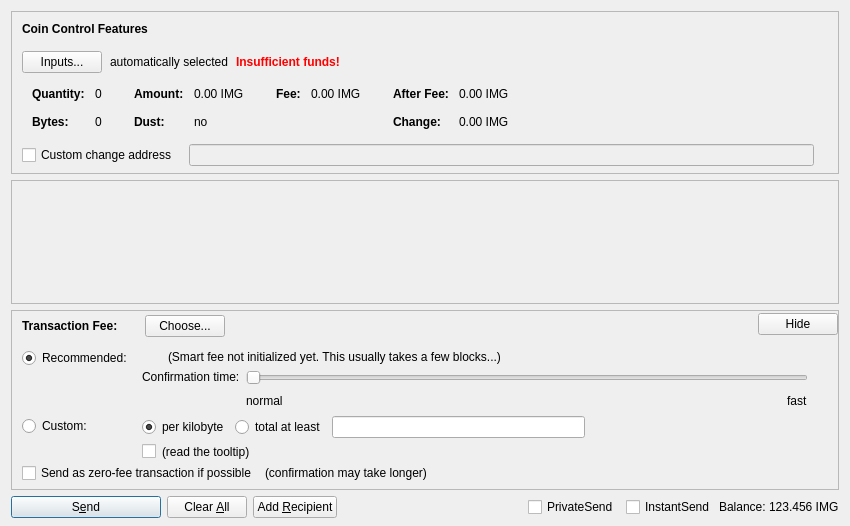
<?xml version="1.0" encoding="UTF-8"?>
<ui version="4.0">
 <class>ChatDialog</class>
 <widget class="QDialog" name="ChatDialog">
  <property name="geometry">
   <rect>
    <x>0</x>
    <y>0</y>
    <width>850</width>
    <height>526</height>
   </rect>
  </property>
  <property name="windowTitle">
   <string>Chat</string>
  </property>
  <layout class="QVBoxLayout" name="verticalLayout" stretch="0,1,0,0">
   <property name="bottomMargin">
    <number>8</number>
   </property>
   <item>
    <widget class="QFrame" name="frameCoinControl">
     <property name="sizePolicy">
      <sizepolicy hsizetype="Expanding" vsizetype="Expanding">
       <horstretch>0</horstretch>
       <verstretch>0</verstretch>
      </sizepolicy>
     </property>
     <property name="maximumSize">
      <size>
       <width>16777215</width>
       <height>16777215</height>
      </size>
     </property>
     <property name="frameShape">
      <enum>QFrame::StyledPanel</enum>
     </property>
     <property name="frameShadow">
      <enum>QFrame::Sunken</enum>
     </property>
     <layout class="QVBoxLayout" name="verticalLayoutCoinControl2">
      <property name="spacing">
       <number>0</number>
      </property>
      <property name="leftMargin">
       <number>0</number>
      </property>
      <property name="topMargin">
       <number>0</number>
      </property>
      <property name="rightMargin">
       <number>0</number>
      </property>
      <property name="bottomMargin">
       <number>6</number>
      </property>
      <item>
       <layout class="QVBoxLayout" name="verticalLayoutCoinControl" stretch="0,0,0,0,1">
        <property name="spacing">
         <number>0</number>
        </property>
        <property name="leftMargin">
         <number>10</number>
        </property>
        <property name="topMargin">
         <number>10</number>
        </property>
        <item>
         <layout class="QHBoxLayout" name="horizontalLayoutCoinControl1">
          <property name="bottomMargin">
           <number>15</number>
          </property>
          <item>
           <widget class="QLabel" name="labelCoinControlFeatures">
            <property name="sizePolicy">
             <sizepolicy hsizetype="Preferred" vsizetype="Maximum">
              <horstretch>0</horstretch>
              <verstretch>0</verstretch>
             </sizepolicy>
            </property>
            <property name="font">
             <font>
              <weight>75</weight>
              <bold>true</bold>
             </font>
            </property>
            <property name="styleSheet">
             <string notr="true">font-weight:bold;</string>
            </property>
            <property name="text">
             <string>Coin Control Features</string>
            </property>
           </widget>
          </item>
         </layout>
        </item>
        <item>
         <layout class="QHBoxLayout" name="horizontalLayoutCoinControl2" stretch="0,0,0,0">
          <property name="spacing">
           <number>8</number>
          </property>
          <property name="bottomMargin">
           <number>10</number>
          </property>
          <item>
           <widget class="QPushButton" name="pushButtonCoinControl">
            <property name="styleSheet">
             <string notr="true"/>
            </property>
            <property name="text">
             <string>Inputs...</string>
            </property>
            <property name="autoDefault">
             <bool>false</bool>
            </property>
           </widget>
          </item>
          <item>
           <widget class="QLabel" name="labelCoinControlAutomaticallySelected">
            <property name="text">
             <string>automatically selected</string>
            </property>
            <property name="margin">
             <number>5</number>
            </property>
           </widget>
          </item>
          <item>
           <widget class="QLabel" name="labelCoinControlInsuffFunds">
            <property name="font">
             <font>
              <weight>75</weight>
              <bold>true</bold>
             </font>
            </property>
            <property name="styleSheet">
             <string notr="true">color:red;font-weight:bold;</string>
            </property>
            <property name="text">
             <string>Insufficient funds!</string>
            </property>
            <property name="margin">
             <number>5</number>
            </property>
           </widget>
          </item>
          <item>
           <spacer name="horizontalSpacerCoinControl">
            <property name="orientation">
             <enum>Qt::Horizontal</enum>
            </property>
            <property name="sizeHint" stdset="0">
             <size>
              <width>40</width>
              <height>1</height>
             </size>
            </property>
           </spacer>
          </item>
         </layout>
        </item>
        <item>
         <widget class="QWidget" name="widgetCoinControl" native="true">
          <property name="sizePolicy">
           <sizepolicy hsizetype="Preferred" vsizetype="Preferred">
            <horstretch>0</horstretch>
            <verstretch>0</verstretch>
           </sizepolicy>
          </property>
          <property name="minimumSize">
           <size>
            <width>0</width>
            <height>0</height>
           </size>
          </property>
          <property name="styleSheet">
           <string notr="true"/>
          </property>
          <layout class="QHBoxLayout" name="horizontalLayoutCoinControl5">
           <property name="leftMargin">
            <number>0</number>
           </property>
           <property name="topMargin">
            <number>0</number>
           </property>
           <property name="rightMargin">
            <number>0</number>
           </property>
           <property name="bottomMargin">
            <number>0</number>
           </property>
           <item>
            <layout class="QHBoxLayout" name="horizontalLayoutCoinControl3" stretch="0,0,0,1">
             <property name="spacing">
              <number>20</number>
             </property>
             <property name="topMargin">
              <number>0</number>
             </property>
             <property name="bottomMargin">
              <number>10</number>
             </property>
             <item>
              <layout class="QFormLayout" name="formLayoutCoinControl1">
               <property name="horizontalSpacing">
                <number>10</number>
               </property>
               <property name="verticalSpacing">
                <number>14</number>
               </property>
               <property name="leftMargin">
                <number>10</number>
               </property>
               <property name="topMargin">
                <number>4</number>
               </property>
               <property name="rightMargin">
                <number>6</number>
               </property>
               <item row="0" column="0">
                <widget class="QLabel" name="labelCoinControlQuantityText">
                 <property name="font">
                  <font>
                   <weight>75</weight>
                   <bold>true</bold>
                  </font>
                 </property>
                 <property name="text">
                  <string>Quantity:</string>
                 </property>
                 <property name="margin">
                  <number>0</number>
                 </property>
                </widget>
               </item>
               <item row="0" column="1">
                <widget class="QLabel" name="labelCoinControlQuantity">
                 <property name="cursor">
                  <cursorShape>IBeamCursor</cursorShape>
                 </property>
                 <property name="contextMenuPolicy">
                  <enum>Qt::ActionsContextMenu</enum>
                 </property>
                 <property name="text">
                  <string notr="true">0</string>
                 </property>
                 <property name="margin">
                  <number>0</number>
                 </property>
                 <property name="textInteractionFlags">
                  <set>Qt::LinksAccessibleByMouse|Qt::TextSelectableByKeyboard|Qt::TextSelectableByMouse</set>
                 </property>
                </widget>
               </item>
               <item row="1" column="0">
                <widget class="QLabel" name="labelCoinControlBytesText">
                 <property name="font">
                  <font>
                   <weight>75</weight>
                   <bold>true</bold>
                  </font>
                 </property>
                 <property name="text">
                  <string>Bytes:</string>
                 </property>
                </widget>
               </item>
               <item row="1" column="1">
                <widget class="QLabel" name="labelCoinControlBytes">
                 <property name="cursor">
                  <cursorShape>IBeamCursor</cursorShape>
                 </property>
                 <property name="contextMenuPolicy">
                  <enum>Qt::ActionsContextMenu</enum>
                 </property>
                 <property name="text">
                  <string notr="true">0</string>
                 </property>
                 <property name="textInteractionFlags">
                  <set>Qt::LinksAccessibleByMouse|Qt::TextSelectableByKeyboard|Qt::TextSelectableByMouse</set>
                 </property>
                </widget>
               </item>
              </layout>
             </item>
             <item>
              <layout class="QFormLayout" name="formLayoutCoinControl2">
               <property name="horizontalSpacing">
                <number>10</number>
               </property>
               <property name="verticalSpacing">
                <number>14</number>
               </property>
               <property name="leftMargin">
                <number>6</number>
               </property>
               <property name="topMargin">
                <number>4</number>
               </property>
               <property name="rightMargin">
                <number>6</number>
               </property>
               <item row="0" column="0">
                <widget class="QLabel" name="labelCoinControlAmountText">
                 <property name="font">
                  <font>
                   <weight>75</weight>
                   <bold>true</bold>
                  </font>
                 </property>
                 <property name="text">
                  <string>Amount:</string>
                 </property>
                 <property name="margin">
                  <number>0</number>
                 </property>
                </widget>
               </item>
               <item row="0" column="1">
                <widget class="QLabel" name="labelCoinControlAmount">
                 <property name="cursor">
                  <cursorShape>IBeamCursor</cursorShape>
                 </property>
                 <property name="contextMenuPolicy">
                  <enum>Qt::ActionsContextMenu</enum>
                 </property>
                 <property name="text">
                  <string notr="true">0.00 IMG</string>
                 </property>
                 <property name="textInteractionFlags">
                  <set>Qt::LinksAccessibleByMouse|Qt::TextSelectableByKeyboard|Qt::TextSelectableByMouse</set>
                 </property>
                </widget>
               </item>
               <item row="1" column="0">
                <widget class="QLabel" name="labelCoinControlLowOutputText">
                 <property name="font">
                  <font>
                   <weight>75</weight>
                   <bold>true</bold>
                  </font>
                 </property>
                 <property name="text">
                  <string>Dust:</string>
                 </property>
                </widget>
               </item>
               <item row="1" column="1">
                <widget class="QLabel" name="labelCoinControlLowOutput">
                 <property name="cursor">
                  <cursorShape>IBeamCursor</cursorShape>
                 </property>
                 <property name="contextMenuPolicy">
                  <enum>Qt::ActionsContextMenu</enum>
                 </property>
                 <property name="text">
                  <string notr="true">no</string>
                 </property>
                 <property name="textInteractionFlags">
                  <set>Qt::LinksAccessibleByMouse|Qt::TextSelectableByKeyboard|Qt::TextSelectableByMouse</set>
                 </property>
                </widget>
               </item>
              </layout>
             </item>
             <item>
              <layout class="QFormLayout" name="formLayoutCoinControl3">
               <property name="horizontalSpacing">
                <number>10</number>
               </property>
               <property name="verticalSpacing">
                <number>14</number>
               </property>
               <property name="leftMargin">
                <number>6</number>
               </property>
               <property name="topMargin">
                <number>4</number>
               </property>
               <property name="rightMargin">
                <number>6</number>
               </property>
               <item row="0" column="0">
                <widget class="QLabel" name="labelCoinControlFeeText">
                 <property name="font">
                  <font>
                   <weight>75</weight>
                   <bold>true</bold>
                  </font>
                 </property>
                 <property name="text">
                  <string>Fee:</string>
                 </property>
                 <property name="margin">
                  <number>0</number>
                 </property>
                </widget>
               </item>
               <item row="0" column="1">
                <widget class="QLabel" name="labelCoinControlFee">
                 <property name="cursor">
                  <cursorShape>IBeamCursor</cursorShape>
                 </property>
                 <property name="contextMenuPolicy">
                  <enum>Qt::ActionsContextMenu</enum>
                 </property>
                 <property name="text">
                  <string notr="true">0.00 IMG</string>
                 </property>
                 <property name="textInteractionFlags">
                  <set>Qt::LinksAccessibleByMouse|Qt::TextSelectableByKeyboard|Qt::TextSelectableByMouse</set>
                 </property>
                </widget>
               </item>
              </layout>
             </item>
             <item>
              <layout class="QFormLayout" name="formLayoutCoinControl4">
               <property name="horizontalSpacing">
                <number>10</number>
               </property>
               <property name="verticalSpacing">
                <number>14</number>
               </property>
               <property name="leftMargin">
                <number>6</number>
               </property>
               <property name="topMargin">
                <number>4</number>
               </property>
               <property name="rightMargin">
                <number>6</number>
               </property>
               <item row="0" column="0">
                <widget class="QLabel" name="labelCoinControlAfterFeeText">
                 <property name="font">
                  <font>
                   <weight>75</weight>
                   <bold>true</bold>
                  </font>
                 </property>
                 <property name="text">
                  <string>After Fee:</string>
                 </property>
                 <property name="margin">
                  <number>0</number>
                 </property>
                </widget>
               </item>
               <item row="0" column="1">
                <widget class="QLabel" name="labelCoinControlAfterFee">
                 <property name="cursor">
                  <cursorShape>IBeamCursor</cursorShape>
                 </property>
                 <property name="contextMenuPolicy">
                  <enum>Qt::ActionsContextMenu</enum>
                 </property>
                 <property name="text">
                  <string notr="true">0.00 IMG</string>
                 </property>
                 <property name="textInteractionFlags">
                  <set>Qt::LinksAccessibleByMouse|Qt::TextSelectableByKeyboard|Qt::TextSelectableByMouse</set>
                 </property>
                </widget>
               </item>
               <item row="1" column="0">
                <widget class="QLabel" name="labelCoinControlChangeText">
                 <property name="font">
                  <font>
                   <weight>75</weight>
                   <bold>true</bold>
                  </font>
                 </property>
                 <property name="text">
                  <string>Change:</string>
                 </property>
                </widget>
               </item>
               <item row="1" column="1">
                <widget class="QLabel" name="labelCoinControlChange">
                 <property name="cursor">
                  <cursorShape>IBeamCursor</cursorShape>
                 </property>
                 <property name="contextMenuPolicy">
                  <enum>Qt::ActionsContextMenu</enum>
                 </property>
                 <property name="text">
                  <string notr="true">0.00 IMG</string>
                 </property>
                 <property name="textInteractionFlags">
                  <set>Qt::LinksAccessibleByMouse|Qt::TextSelectableByKeyboard|Qt::TextSelectableByMouse</set>
                 </property>
                </widget>
               </item>
              </layout>
             </item>
            </layout>
           </item>
          </layout>
         </widget>
        </item>
        <item>
         <layout class="QHBoxLayout" name="horizontalLayoutCoinControl4" stretch="0,0,0">
          <property name="spacing">
           <number>12</number>
          </property>
          <property name="sizeConstraint">
           <enum>QLayout::SetDefaultConstraint</enum>
          </property>
          <property name="topMargin">
           <number>5</number>
          </property>
          <property name="rightMargin">
           <number>5</number>
          </property>
          <item>
           <widget class="QCheckBox" name="checkBoxCoinControlChange">
            <property name="toolTip">
             <string>If this is activated, but the change address is empty or invalid, change will be sent to a newly generated address.</string>
            </property>
            <property name="text">
             <string>Custom change address</string>
            </property>
           </widget>
          </item>
          <item>
           <widget class="QValidatedLineEdit" name="lineEditCoinControlChange">
            <property name="enabled">
             <bool>false</bool>
            </property>
            <property name="sizePolicy">
             <sizepolicy hsizetype="Expanding" vsizetype="Fixed">
              <horstretch>0</horstretch>
              <verstretch>0</verstretch>
             </sizepolicy>
            </property>
           </widget>
          </item>
          <item>
           <widget class="QLabel" name="labelCoinControlChangeLabel">
            <property name="sizePolicy">
             <sizepolicy hsizetype="Preferred" vsizetype="Expanding">
              <horstretch>0</horstretch>
              <verstretch>0</verstretch>
             </sizepolicy>
            </property>
            <property name="minimumSize">
             <size>
              <width>0</width>
              <height>0</height>
             </size>
            </property>
            <property name="text">
             <string/>
            </property>
            <property name="margin">
             <number>3</number>
            </property>
           </widget>
          </item>
         </layout>
        </item>
        <item>
         <spacer name="verticalSpacerCoinControl">
          <property name="orientation">
           <enum>Qt::Vertical</enum>
          </property>
          <property name="sizeHint" stdset="0">
           <size>
            <width>800</width>
            <height>1</height>
           </size>
          </property>
         </spacer>
        </item>
       </layout>
      </item>
     </layout>
    </widget>
   </item>
   <item>
    <widget class="QScrollArea" name="scrollArea">
     <property name="widgetResizable">
      <bool>true</bool>
     </property>
     <widget class="QWidget" name="scrollAreaWidgetContents">
      <property name="geometry">
       <rect>
        <x>0</x>
        <y>0</y>
        <width>830</width>
        <height>69</height>
       </rect>
      </property>
      <layout class="QVBoxLayout" name="verticalLayout_2" stretch="0,1">
       <property name="leftMargin">
        <number>0</number>
       </property>
       <property name="topMargin">
        <number>0</number>
       </property>
       <property name="rightMargin">
        <number>0</number>
       </property>
       <property name="bottomMargin">
        <number>0</number>
       </property>
       <item>
        <layout class="QVBoxLayout" name="entries">
         <property name="spacing">
          <number>6</number>
         </property>
        </layout>
       </item>
       <item>
        <spacer name="verticalSpacer">
         <property name="orientation">
          <enum>Qt::Vertical</enum>
         </property>
         <property name="sizeHint" stdset="0">
          <size>
           <width>20</width>
           <height>40</height>
          </size>
         </property>
        </spacer>
       </item>
      </layout>
     </widget>
    </widget>
   </item>
   <item>
    <widget class="QFrame" name="frameFee">
     <property name="sizePolicy">
      <sizepolicy hsizetype="Expanding" vsizetype="Expanding">
       <horstretch>0</horstretch>
       <verstretch>0</verstretch>
      </sizepolicy>
     </property>
     <property name="maximumSize">
      <size>
       <width>16777215</width>
       <height>16777215</height>
      </size>
     </property>
     <property name="frameShape">
      <enum>QFrame::StyledPanel</enum>
     </property>
     <property name="frameShadow">
      <enum>QFrame::Sunken</enum>
     </property>
     <layout class="QVBoxLayout" name="verticalLayoutFee1">
      <property name="spacing">
       <number>0</number>
      </property>
      <property name="leftMargin">
       <number>0</number>
      </property>
      <property name="topMargin">
       <number>0</number>
      </property>
      <property name="rightMargin">
       <number>0</number>
      </property>
      <property name="bottomMargin">
       <number>0</number>
      </property>
      <item>
       <layout class="QVBoxLayout" name="verticalLayoutFee2" stretch="0,0,0">
        <property name="spacing">
         <number>0</number>
        </property>
        <property name="leftMargin">
         <number>10</number>
        </property>
        <property name="topMargin">
         <number>0</number>
        </property>
        <item>
         <layout class="QHBoxLayout" name="horizontalLayoutFee1">
          <property name="bottomMargin">
           <number>0</number>
          </property>
          <item>
           <layout class="QVBoxLayout" name="verticalLayoutFee7">
            <property name="spacing">
             <number>0</number>
            </property>
            <item>
             <spacer name="verticalSpacerSmartFee">
              <property name="orientation">
               <enum>Qt::Vertical</enum>
              </property>
              <property name="sizeType">
               <enum>QSizePolicy::Fixed</enum>
              </property>
              <property name="sizeHint" stdset="0">
               <size>
                <width>1</width>
                <height>4</height>
               </size>
              </property>
             </spacer>
            </item>
            <item>
             <layout class="QHBoxLayout" name="horizontalLayoutSmartFee">
              <property name="spacing">
               <number>10</number>
              </property>
              <item>
               <widget class="QLabel" name="labelFeeHeadline">
                <property name="sizePolicy">
                 <sizepolicy hsizetype="Preferred" vsizetype="Maximum">
                  <horstretch>0</horstretch>
                  <verstretch>0</verstretch>
                 </sizepolicy>
                </property>
                <property name="font">
                 <font>
                  <weight>75</weight>
                  <bold>true</bold>
                 </font>
                </property>
                <property name="styleSheet">
                 <string notr="true">font-weight:bold;</string>
                </property>
                <property name="text">
                 <string>Transaction Fee:</string>
                </property>
               </widget>
              </item>
              <item>
               <widget class="QLabel" name="labelFeeMinimized">
                <property name="text">
                 <string/>
                </property>
               </widget>
              </item>
              <item>
               <widget class="QPushButton" name="buttonChooseFee">
                <property name="text">
                 <string>Choose...</string>
                </property>
               </widget>
              </item>
             </layout>
            </item>
            <item>
             <spacer name="verticalSpacer_5">
              <property name="orientation">
               <enum>Qt::Vertical</enum>
              </property>
              <property name="sizeHint" stdset="0">
               <size>
                <width>1</width>
                <height>1</height>
               </size>
              </property>
             </spacer>
            </item>
           </layout>
          </item>
          <item>
           <spacer name="horizontalSpacer_4">
            <property name="orientation">
             <enum>Qt::Horizontal</enum>
            </property>
            <property name="sizeHint" stdset="0">
             <size>
              <width>40</width>
              <height>20</height>
             </size>
            </property>
           </spacer>
          </item>
          <item>
           <widget class="QPushButton" name="buttonMinimizeFee">
            <property name="toolTip">
             <string>collapse fee-settings</string>
            </property>
            <property name="text">
             <string>Hide</string>
            </property>
           </widget>
          </item>
         </layout>
        </item>
        <item>
         <widget class="QFrame" name="frameFeeSelection">
          <layout class="QVBoxLayout" name="verticalLayoutFee12">
           <property name="spacing">
            <number>0</number>
           </property>
           <property name="leftMargin">
            <number>0</number>
           </property>
           <property name="topMargin">
            <number>0</number>
           </property>
           <property name="rightMargin">
            <number>0</number>
           </property>
           <property name="bottomMargin">
            <number>0</number>
           </property>
           <item>
            <layout class="QGridLayout" name="gridLayoutFee">
             <property name="topMargin">
              <number>10</number>
             </property>
             <property name="bottomMargin">
              <number>4</number>
             </property>
             <property name="horizontalSpacing">
              <number>10</number>
             </property>
             <property name="verticalSpacing">
              <number>4</number>
             </property>
             <item row="1" column="1">
              <layout class="QVBoxLayout" name="verticalLayoutFee8">
               <property name="spacing">
                <number>6</number>
               </property>
               <item>
                <layout class="QHBoxLayout" name="horizontalLayoutFee13">
                 <item>
                  <widget class="QRadioButton" name="radioCustomPerKilobyte">
                   <property name="toolTip">
                    <string>If the custom fee is set to 1000 duffs and the transaction is only 250 bytes, then &quot;per kilobyte&quot; only pays 250 duffs in fee,&lt;br /&gt;while &quot;at least&quot; pays 1000 duffs. For transactions bigger than a kilobyte both pay by kilobyte.</string>
                   </property>
                   <property name="text">
                    <string>per kilobyte</string>
                   </property>
                   <property name="checked">
                    <bool>true</bool>
                   </property>
                   <attribute name="buttonGroup">
                    <string notr="true">groupCustomFee</string>
                   </attribute>
                  </widget>
                 </item>
                 <item>
                  <widget class="QRadioButton" name="radioCustomAtLeast">
                   <property name="toolTip">
                    <string>If the custom fee is set to 1000 duffs and the transaction is only 250 bytes, then &quot;per kilobyte&quot; only pays 250 duffs in fee,&lt;br /&gt;while &quot;total at least&quot; pays 1000 duffs. For transactions bigger than a kilobyte both pay by kilobyte.</string>
                   </property>
                   <property name="text">
                    <string>total at least</string>
                   </property>
                   <attribute name="buttonGroup">
                    <string notr="true">groupCustomFee</string>
                   </attribute>
                  </widget>
                 </item>
                 <item>
                  <widget class="BitcoinAmountField" name="customFee"/>
                 </item>
                 <item>
                  <spacer name="horizontalSpacer_6">
                   <property name="orientation">
                    <enum>Qt::Horizontal</enum>
                   </property>
                   <property name="sizeHint" stdset="0">
                    <size>
                     <width>1</width>
                     <height>1</height>
                    </size>
                   </property>
                  </spacer>
                 </item>
                </layout>
               </item>
               <item>
                <layout class="QHBoxLayout" name="horizontalLayoutFee8">
                 <item>
                  <widget class="QCheckBox" name="checkBoxMinimumFee">
                   <property name="toolTip">
                    <string>Paying only the minimum fee is just fine as long as there is less transaction volume than space in the blocks.&lt;br /&gt;But be aware that this can end up in a never confirming transaction once there is more demand for dash transactions than the network can process.</string>
                   </property>
                   <property name="text">
                    <string/>
                   </property>
                  </widget>
                 </item>
                 <item>
                  <widget class="QLabel" name="labelMinFeeWarning">
                   <property name="enabled">
                    <bool>true</bool>
                   </property>
                   <property name="toolTip">
                    <string>Paying only the minimum fee is just fine as long as there is less transaction volume than space in the blocks.&lt;br /&gt;But be aware that this can end up in a never confirming transaction once there is more demand for dash transactions than the network can process.</string>
                   </property>
                   <property name="text">
                    <string>(read the tooltip)</string>
                   </property>
                   <property name="margin">
                    <number>5</number>
                   </property>
                  </widget>
                 </item>
                 <item>
                  <spacer name="horizontalSpacer_2">
                   <property name="orientation">
                    <enum>Qt::Horizontal</enum>
                   </property>
                   <property name="sizeHint" stdset="0">
                    <size>
                     <width>1</width>
                     <height>1</height>
                    </size>
                   </property>
                  </spacer>
                 </item>
                </layout>
               </item>
              </layout>
             </item>
             <item row="0" column="0">
              <layout class="QVBoxLayout" name="verticalLayoutFee4" stretch="0,1">
               <item>
                <widget class="QRadioButton" name="radioSmartFee">
                 <property name="text">
                  <string>Recommended:</string>
                 </property>
                 <property name="checked">
                  <bool>true</bool>
                 </property>
                 <attribute name="buttonGroup">
                  <string notr="true">groupFee</string>
                 </attribute>
                </widget>
               </item>
               <item>
                <spacer name="verticalSpacer_2">
                 <property name="orientation">
                  <enum>Qt::Vertical</enum>
                 </property>
                 <property name="sizeHint" stdset="0">
                  <size>
                   <width>1</width>
                   <height>1</height>
                  </size>
                 </property>
                </spacer>
               </item>
              </layout>
             </item>
             <item row="1" column="0">
              <layout class="QVBoxLayout" name="verticalLayoutFee9" stretch="0,1">
               <item>
                <widget class="QRadioButton" name="radioCustomFee">
                 <property name="text">
                  <string>Custom:</string>
                 </property>
                 <attribute name="buttonGroup">
                  <string notr="true">groupFee</string>
                 </attribute>
                </widget>
               </item>
               <item>
                <spacer name="verticalSpacer_6">
                 <property name="orientation">
                  <enum>Qt::Vertical</enum>
                 </property>
                 <property name="sizeHint" stdset="0">
                  <size>
                   <width>1</width>
                   <height>1</height>
                  </size>
                 </property>
                </spacer>
               </item>
              </layout>
             </item>
             <item row="0" column="1">
              <layout class="QVBoxLayout" name="verticalLayoutFee3" stretch="0,0,1">
               <property name="spacing">
                <number>6</number>
               </property>
               <property name="topMargin">
                <number>2</number>
               </property>
               <item>
                <layout class="QHBoxLayout" name="horizontalLayoutFee12">
                 <item>
                  <widget class="QLabel" name="labelSmartFee">
                   <property name="text">
                    <string/>
                   </property>
                   <property name="margin">
                    <number>2</number>
                   </property>
                  </widget>
                 </item>
                 <item>
                  <widget class="QLabel" name="labelFeeEstimation">
                   <property name="text">
                    <string/>
                   </property>
                  </widget>
                 </item>
                 <item>
                  <widget class="QLabel" name="labelSmartFee2">
                   <property name="text">
                    <string>(Smart fee not initialized yet. This usually takes a few blocks...)</string>
                   </property>
                   <property name="margin">
                    <number>2</number>
                   </property>
                  </widget>
                 </item>
                 <item>
                  <spacer name="horizontalSpacer_5">
                   <property name="orientation">
                    <enum>Qt::Horizontal</enum>
                   </property>
                   <property name="sizeHint" stdset="0">
                    <size>
                     <width>1</width>
                     <height>1</height>
                    </size>
                   </property>
                  </spacer>
                 </item>
                </layout>
               </item>
               <item>
                <layout class="QHBoxLayout" name="horizontalLayoutFee9">
                 <item>
                  <layout class="QVBoxLayout" name="verticalLayoutFee6">
                   <item>
                    <widget class="QLabel" name="labelSmartFee3">
                     <property name="text">
                      <string>Confirmation time:</string>
                     </property>
                     <property name="margin">
                      <number>2</number>
                     </property>
                    </widget>
                   </item>
                   <item>
                    <spacer name="verticalSpacer_3">
                     <property name="orientation">
                      <enum>Qt::Vertical</enum>
                     </property>
                     <property name="sizeHint" stdset="0">
                      <size>
                       <width>1</width>
                       <height>1</height>
                      </size>
                     </property>
                    </spacer>
                   </item>
                  </layout>
                 </item>
                 <item>
                  <layout class="QVBoxLayout" name="verticalLayoutFee5">
                   <property name="rightMargin">
                    <number>30</number>
                   </property>
                   <item>
                    <widget class="QSlider" name="sliderSmartFee">
                     <property name="minimum">
                      <number>0</number>
                     </property>
                     <property name="maximum">
                      <number>24</number>
                     </property>
                     <property name="pageStep">
                      <number>1</number>
                     </property>
                     <property name="value">
                      <number>0</number>
                     </property>
                     <property name="orientation">
                      <enum>Qt::Horizontal</enum>
                     </property>
                     <property name="invertedAppearance">
                      <bool>false</bool>
                     </property>
                     <property name="invertedControls">
                      <bool>false</bool>
                     </property>
                     <property name="tickPosition">
                      <enum>QSlider::NoTicks</enum>
                     </property>
                    </widget>
                   </item>
                   <item>
                    <layout class="QHBoxLayout" name="horizontalLayoutFee10">
                     <item>
                      <widget class="QLabel" name="labelSmartFeeNormal">
                       <property name="text">
                        <string>normal</string>
                       </property>
                      </widget>
                     </item>
                     <item>
                      <spacer name="horizontalSpacer_3">
                       <property name="orientation">
                        <enum>Qt::Horizontal</enum>
                       </property>
                       <property name="sizeHint" stdset="0">
                        <size>
                         <width>40</width>
                         <height>20</height>
                        </size>
                       </property>
                      </spacer>
                     </item>
                     <item>
                      <widget class="QLabel" name="labelSmartFeeFast">
                       <property name="text">
                        <string>fast</string>
                       </property>
                      </widget>
                     </item>
                    </layout>
                   </item>
                  </layout>
                 </item>
                </layout>
               </item>
               <item>
                <spacer name="verticalSpacer_4">
                 <property name="orientation">
                  <enum>Qt::Vertical</enum>
                 </property>
                 <property name="sizeHint" stdset="0">
                  <size>
                   <width>1</width>
                   <height>1</height>
                  </size>
                 </property>
                </spacer>
               </item>
              </layout>
             </item>
            </layout>
           </item>
           <item>
            <layout class="QHBoxLayout" name="horizontalLayoutFee5" stretch="0,0,0">
             <property name="spacing">
              <number>8</number>
             </property>
             <property name="bottomMargin">
              <number>4</number>
             </property>
             <item>
              <widget class="QCheckBox" name="checkBoxFreeTx">
               <property name="text">
                <string>Send as zero-fee transaction if possible</string>
               </property>
              </widget>
             </item>
             <item>
              <widget class="QLabel" name="labelFreeTx">
               <property name="text">
                <string>(confirmation may take longer)</string>
               </property>
               <property name="margin">
                <number>5</number>
               </property>
              </widget>
             </item>
             <item>
              <spacer name="horizontalSpacerFee5">
               <property name="orientation">
                <enum>Qt::Horizontal</enum>
               </property>
               <property name="sizeHint" stdset="0">
                <size>
                 <width>1</width>
                 <height>1</height>
                </size>
               </property>
              </spacer>
             </item>
            </layout>
           </item>
           <item>
            <spacer name="verticalSpacerFee2">
             <property name="orientation">
              <enum>Qt::Vertical</enum>
             </property>
             <property name="sizeHint" stdset="0">
              <size>
               <width>1</width>
               <height>1</height>
              </size>
             </property>
            </spacer>
           </item>
          </layout>
         </widget>
        </item>
        <item>
         <spacer name="verticalSpacerFee">
          <property name="orientation">
           <enum>Qt::Vertical</enum>
          </property>
          <property name="sizeHint" stdset="0">
           <size>
            <width>800</width>
            <height>1</height>
           </size>
          </property>
         </spacer>
        </item>
       </layout>
      </item>
     </layout>
    </widget>
   </item>
   <item>
    <layout class="QHBoxLayout" name="horizontalLayout">
     <item>
      <widget class="QPushButton" name="sendButton">
       <property name="minimumSize">
        <size>
         <width>150</width>
         <height>0</height>
        </size>
       </property>
       <property name="toolTip">
        <string>Confirm the send action</string>
       </property>
       <property name="text">
        <string>S&amp;end</string>
       </property>
       <property name="autoDefault">
        <bool>false</bool>
       </property>
       <property name="default">
        <bool>true</bool>
       </property>
      </widget>
     </item>
     <item>
      <widget class="QPushButton" name="clearButton">
       <property name="sizePolicy">
        <sizepolicy hsizetype="Minimum" vsizetype="Fixed">
         <horstretch>0</horstretch>
         <verstretch>0</verstretch>
        </sizepolicy>
       </property>
       <property name="toolTip">
        <string>Clear all fields of the form.</string>
       </property>
       <property name="text">
        <string>Clear &amp;All</string>
       </property>
       <property name="autoDefault">
        <bool>false</bool>
       </property>
      </widget>
     </item>
     <item>
      <widget class="QPushButton" name="addButton">
       <property name="toolTip">
        <string>Send to multiple recipients at once</string>
       </property>
       <property name="text">
        <string>Add &amp;Recipient</string>
       </property>
       <property name="autoDefault">
        <bool>false</bool>
       </property>
      </widget>
     </item>
     <item>
      <spacer name="horizontalSpacer">
       <property name="orientation">
        <enum>Qt::Horizontal</enum>
       </property>
       <property name="sizeHint" stdset="0">
        <size>
         <width>40</width>
         <height>20</height>
        </size>
       </property>
      </spacer>
     </item>
     <item>
      <layout class="QHBoxLayout" name="horizontalLayout_2">
       <property name="spacing">
        <number>3</number>
       </property>
       <item>
        <widget class="QCheckBox" name="checkUsePrivateSend">
         <property name="minimumSize">
          <size>
           <width>95</width>
           <height>0</height>
          </size>
         </property>
         <property name="text">
          <string>PrivateSend</string>
         </property>
         <property name="checked">
          <bool>false</bool>
         </property>
        </widget>
       </item>
       <item>
        <widget class="QCheckBox" name="checkUseInstantSend">
         <property name="enabled">
          <bool>true</bool>
         </property>
         <property name="minimumSize">
          <size>
           <width>85</width>
           <height>0</height>
          </size>
         </property>
         <property name="text">
          <string>InstantSend</string>
         </property>
        </widget>
       </item>
       <item>
        <widget class="QLabel" name="label">
         <property name="text">
          <string>Balance:</string>
         </property>
        </widget>
       </item>
       <item>
        <widget class="QLabel" name="labelBalance">
         <property name="sizePolicy">
          <sizepolicy hsizetype="Preferred" vsizetype="Fixed">
           <horstretch>0</horstretch>
           <verstretch>0</verstretch>
          </sizepolicy>
         </property>
         <property name="cursor">
          <cursorShape>IBeamCursor</cursorShape>
         </property>
         <property name="text">
          <string notr="true">123.456 IMG</string>
         </property>
         <property name="textInteractionFlags">
          <set>Qt::LinksAccessibleByMouse|Qt::TextSelectableByKeyboard|Qt::TextSelectableByMouse</set>
         </property>
        </widget>
       </item>
      </layout>
     </item>
    </layout>
   </item>
  </layout>
 </widget>
 <customwidgets>
  <customwidget>
   <class>QValidatedLineEdit</class>
   <extends>QLineEdit</extends>
   <header>qvalidatedlineedit.h</header>
  </customwidget>
  <customwidget>
   <class>BitcoinAmountField</class>
   <extends>QLineEdit</extends>
   <header>bitcoinamountfield.h</header>
   <container>1</container>
  </customwidget>
 </customwidgets>
 <resources>
  <include location="../imagecoin.qrc"/>
 </resources>
 <connections/>
 <buttongroups>
  <buttongroup name="groupFee"/>
  <buttongroup name="groupCustomFee"/>
 </buttongroups>
</ui>
